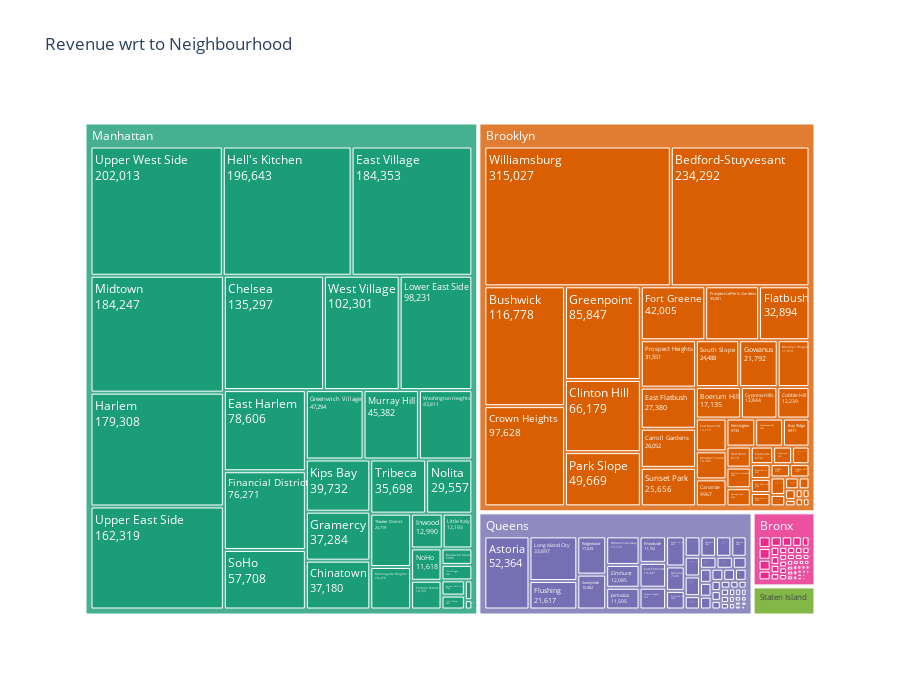

Here is the notebook cell this chart was saved with:
### Markdown cell above
## Useful Treemaps to get a glimpse of potential revenue generation  wrt neighbourhood (without outliers)

### Code cell
import plotly.express as px


fig = px.treemap(data_na.sort_values(by = 'room_type', ascending = False).reset_index(drop = True), 
                 path = ['neighbourhood_group', 'neighbourhood'], values = 'price', height = 700,
                 title = 'Revenue wrt to Neighbourhood', color_discrete_sequence = px.colors.qualitative.Dark2)

fig.data[0].textinfo = 'label+text+value'

fig.show()

### Figure 1 — Plotly figure (JSON) as saved in the notebook; plotly's stock layout.template omitted (floating-point values rounded to 4 significant figures; data arrays with more than 128 entries replaced by an {"elided": "..."} marker saying what was removed)
{"data": [{"branchvalues": "total", "domain": {"x": [0, 1], "y": [0, 1]}, "hovertemplate": "labels=%{label}<br>price=%{value}<br>parent=%{parent}<br>id=%{id}<extra></extra>", "ids": {"elided": "222 str values"}, "labels": {"elided": "222 str values"}, "name": "", "parents": {"elided": "222 str values"}, "textinfo": "label+text+value", "type": "treemap", "values": {"elided": "222 int values"}}], "layout": {"height": 700, "legend": {"tracegroupgap": 0}, "title": {"text": "Revenue wrt to Neighbourhood"}, "treemapcolorway": ["rgb(27,158,119)", "rgb(217,95,2)", "rgb(117,112,179)", "rgb(231,41,138)", "rgb(102,166,30)", "rgb(230,171,2)", "rgb(166,118,29)", "rgb(102,102,102)"]}}
